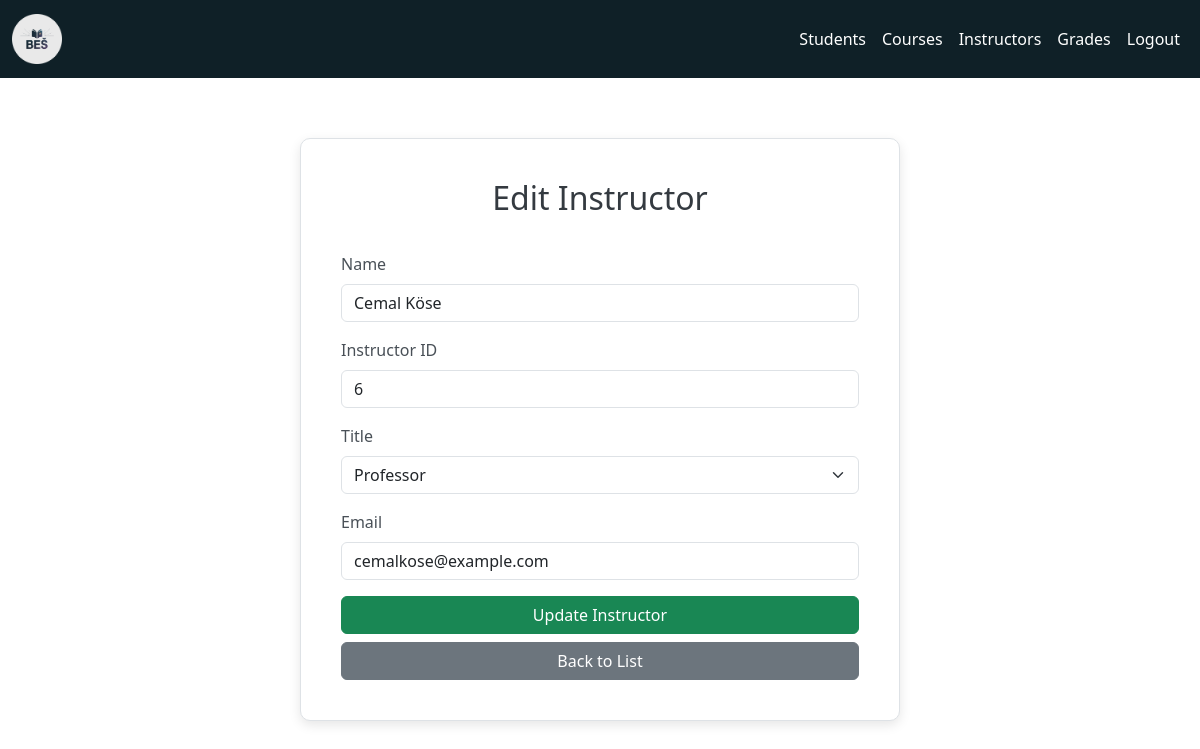
The app's page /instructors/edit/6 with its own data.
### app/models.py (models this page shows, shortened)
class Instructor(db.Model):
    __tablename__ = 'instructors'
    id = db.Column(db.Integer, primary_key=True)
    name = db.Column(db.String(100), nullable=False)
    title = db.Column(db.String(50), nullable=True)
    email = db.Column(db.String(120), unique=True, nullable=True)

### app/routes.py (the view)
@instructors_bp.route("/instructors/edit/<int:id>", strict_slashes=False)
def instructor_edit_page(id):
    instructor = Instructor.query.get_or_404(id)
    return render_template("instructors/instructor_edit.html", instructor=instructor)

### app/templates/instructors/instructor_edit.html (shortened to what this page needs)
<!DOCTYPE html>
<html lang="en">
<head>
    <link rel="stylesheet" href="https://cdn.jsdelivr.net/npm/bootstrap@5.3.3/dist/css/bootstrap.min.css">
</head>
<body>
    {% include 'navbar.html' %}
    <div class="container">
        <div class="form-container">
            <h2 class="form-title">Edit Instructor</h2>
            <form id="editInstructorForm">
                <div class="mb-3">
                    <label for="name" class="form-label">Name</label>
                    <input
                        type="text"
                        id="name"
                        name="name"
                        class="form-control"
                        value="{{ instructor.name }}"
                        required
                    >
                </div>
                <div class="mb-3">
                    <label for="instructorId" class="form-label">Instructor ID</label>
                    <input
                        type="text"
                        id="instructorId"
                        name="instructor_id"
                        class="form-control"
                        value="{{ instructor.id }}"
                        readonly
                    >
                </div>
                <div class="mb-3">
                    <label for="title" class="form-label">Title</label>
                    <select id="title" name="title" class="form-select" required>
                        <option value="Professor" {% if instructor.title == "Professor" %}selected{% endif %}>Professor</option>
                    </select>
                </div>
                <div class="mb-3">
                    <label for="email" class="form-label">Email</label>
                    <input
                        type="email"
                        id="email"
                        name="email"
                        class="form-control"
                        value="{{ instructor.email }}"
                        required
                    >
                </div>
                <button type="submit" class="btn btn-success w-100">Update Instructor</button>
                <a href="/instructors" class="btn btn-secondary w-100 mt-2">Back to List</a>
            </form>
        </div>
    </div>
</body>
</html>

### app/templates/instructors/instructor_edit.html (style rules this page uses)
body { background-color: #f8f9fa; }
.form-container { max-width: 600px; margin: 60px auto; background: white; padding: 40px; border-radius: 10px; box-shadow: 0 4px 12px rgba(0, 0, 0, 0.1); border: 1px solid #dee2e6; }
.form-title { text-align: center; margin-bottom: 35px; color: #343a40; }
label { font-weight: 500; color: #495057; }

### records on screen
Instructor: name "Cemal Köse", instructor_id "6", title "Professor", email "cemalkose@example.com"
